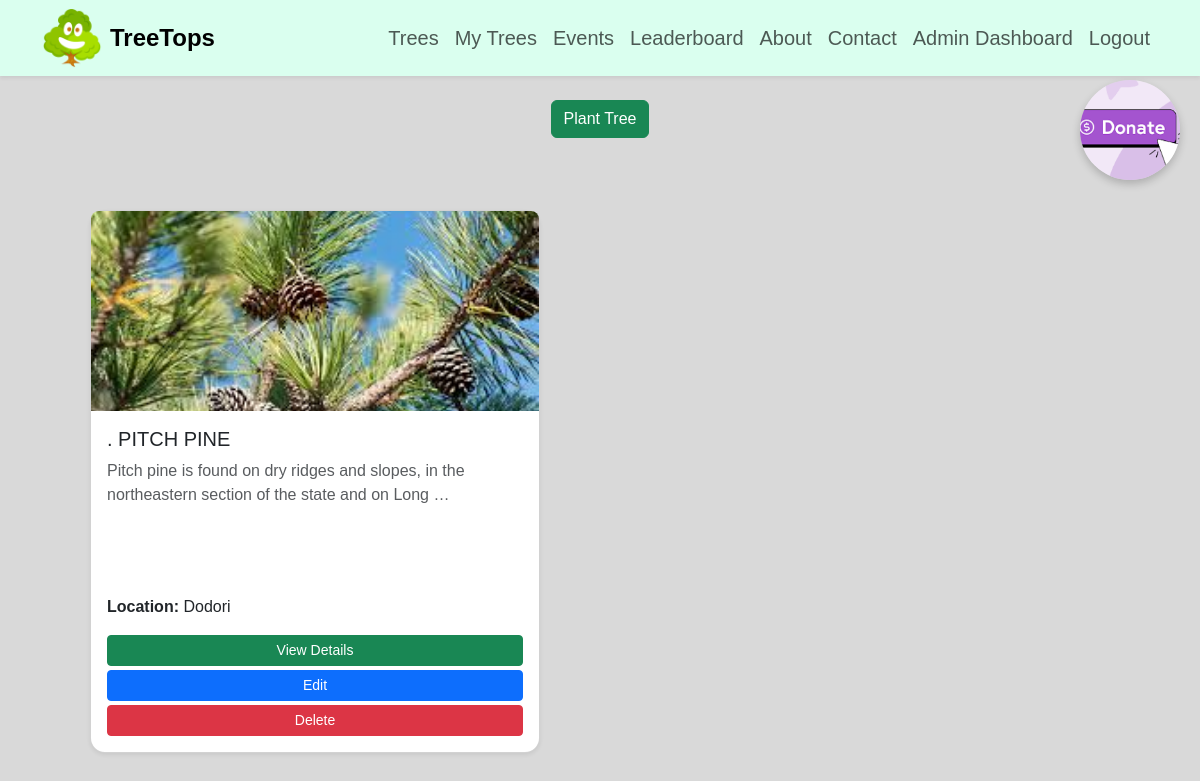
Before: /my-trees (signed in) with the older database file.
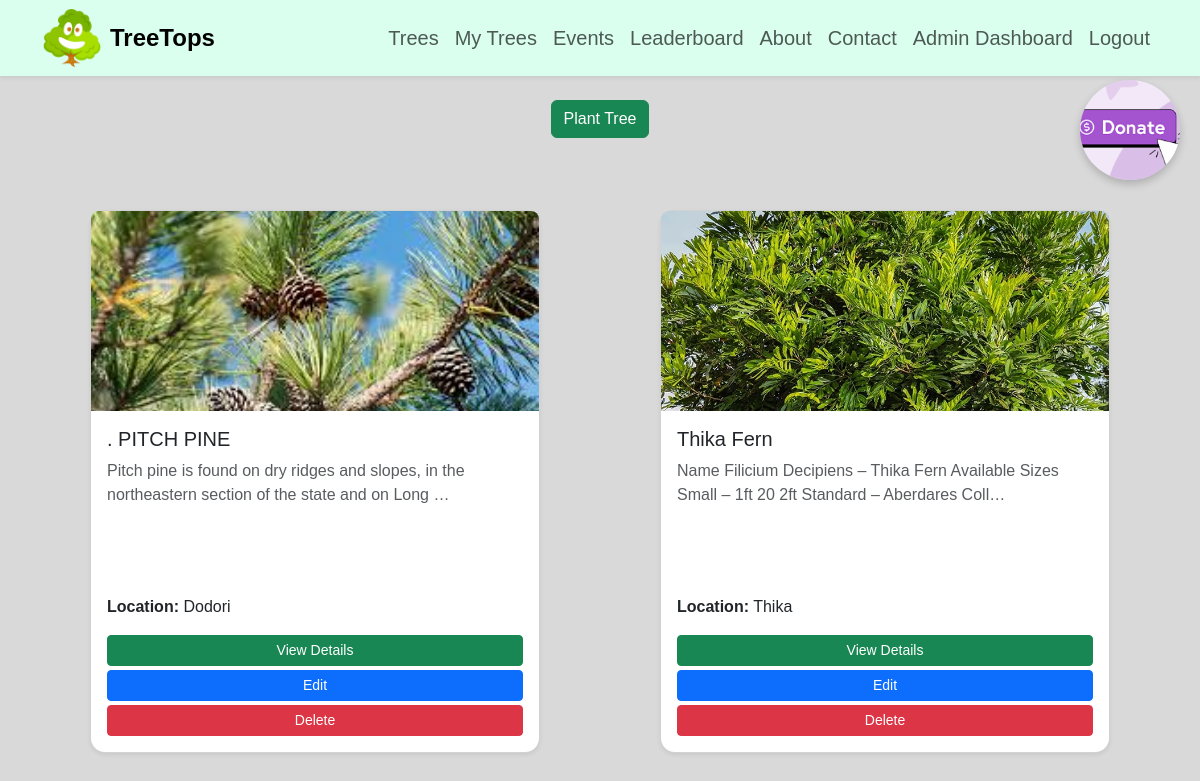
After: the same page with the newer database file.
### trees/models.py (models this page shows, shortened)
class Tree(models.Model):
    name = models.CharField(max_length=200)
    second_name = models.CharField(max_length=100, null=True, blank=True)
    description = models.TextField()
    image = models.ImageField(upload_to='trees/', default='images/logo.png')
    location = models.CharField(max_length=200)
    price = models.DecimalField(max_digits=10, decimal_places=2, null=True, blank=True)
    owner = models.ForeignKey(User, on_delete=models.CASCADE)
    date_added = models.DateTimeField(auto_now_add=True)

### trees/views.py (the view)
# urls.py: path('my-trees', views.my_trees, name='my_trees'),
@login_required
def my_trees(request):
    user_trees = Tree.objects.filter(owner=request.user)
    context = {'my_tree': user_trees}
    return render(request, 'tree_app/my_trees.html', context )

### trees/templates/tree_app/my_trees.html (shortened to what this page needs)
{% extends 'home_without_footer.html' %}
{% load static %}
{% block content %}
<div class="row">
          <div class="text-center mb-4">
        <a href="{% url 'add_tree' %}" class="btn btn-success">
            Plant Tree
        </a>
                 <a href="{% url 'payment' %}" target="_blank"
   style="position: fixed; top: 80px; right: 20px; z-index: 1050;">
    <img src="{% static 'images/donate.png' %}" alt="Donate"
         style="width: 100px; height: 100px; border-radius: 50%; object-fit: cover; cursor: pointer; box-shadow: 0 4px 8px rgba(0,0,0,0.2); transition: transform 0.2s;">
</a>
    </div>
    {% for tree in my_tree %}
    <div class="col-md-6">
        <div class="card custom-card h-100 d-flex flex-column shadow-sm mb-4 m-5">
            {% if tree.image %}
            <img src="{{ tree.image.url }}" class="card-img-top img-fluid" style="height: 200px; border-radius: 8px 8px 0 0; width:100%; object-fit: cover;">
            {% endif %}
            <div class="card-body d-flex flex-column">
                <h5 class="card-title">{{ tree.name }}</h5>
                <p class="card-text text-muted flex-grow-1">
                    {{ tree.description|truncatechars:100 }}
                </p>
                <p><strong>Location:</strong> {{ tree.location }}</p>
                <div class="mt-auto">
                    <a href="{% url 'tree_detail' tree.id %}" class="btn btn-success btn-sm mb-1 w-100">View Details</a>
                    <a href="{% url 'edit_tree' tree.id %}" class="btn btn-primary btn-sm mb-1 w-100">Edit</a>
                    <a href="{% url 'delete_tree' tree.id %}"
                       class="btn btn-danger btn-sm w-100"
                       onclick="return confirm('Are you sure you want to delete this tree?');">
                        Delete
                    </a>
                </div>
            </div>
        </div>
    </div>
    {% endfor %}
</div>
{% endblock %}

Changed rows visible on the page:
added Tree: image (picture), name "Thika Fern", description "Name Filicium Decipiens – Thika Fern Available Sizes Small – 1ft 20 2ft Standard – Aberdares Coll…", location "Thika"
